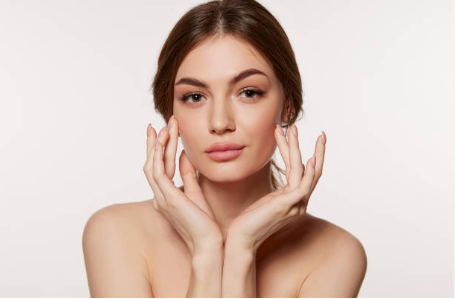
#> input picture face1.PNG, 455 x 299 px
$ python -i Face_detect.py   (imports and definitions only)
#> lines starting #> are read from the running program, lines starting #| are printed output that depends on the picture; after the words box and inside, x2 and y2 are one past the last pixel; in counts of white or black regions, pixels touching at a corner belong together
# Import required libraries
import tkinter as tk                        # Tkinter for GUI creation
from tkinter import filedialog              # Module for opening file dialog windows
import cv2                                  # OpenCV for computer vision and face detection
from PIL import Image, ImageTk              # Pillow for converting images to a format Tkinter can display

# Define the function to select an image and perform face detection
def select_image():
    # Opens a file selection dialog and returns the selected file's path as a string
    path = filedialog.askopenfilename()
#> the answer given: face1.PNG

    # Check if the user selected a file (if a file is selected, the path is not an empty string)
    if len(path) > 0:
        # Read the image file from the given path using OpenCV
        image = cv2.imread(path)
#> image is the input picture: shape (299, 455, 3); mean B, G, R 187, 196, 215.9

        # Convert the image from BGR (OpenCV's default) to grayscale for the face detection process
        gray = cv2.cvtColor(image, cv2.COLOR_BGR2GRAY)
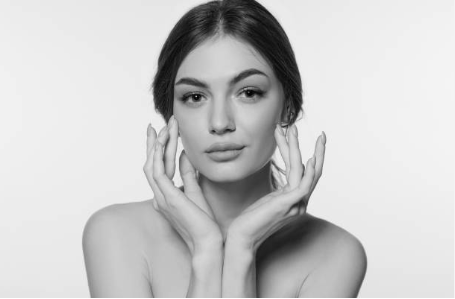
#> gray: shape (299, 455); min 2, max 255, mean 201

        # Load a pre-trained Haar cascade classifier for frontal face detection
        # The 'haarcascade_frontalface_default.xml' file should be located in the same directory
        face_cascade = cv2.CascadeClassifier("haarcascade_frontalface_default.xml")

        # Use the detectMultiScale method to find faces in the grayscale image
        # scaleFactor controls the image size reduction at each image scale
        # minNeighbors defines how many neighbors each candidate rectangle should have to retain it
        faces = face_cascade.detectMultiScale(gray, scaleFactor=1.1, minNeighbors=5)
#> faces = [[153, 40, 138, 138]]

        # Draw rectangles around detected faces on the original (colored) image
        for (x, y, w, h) in faces:
            cv2.rectangle(image, (x, y), (x + w, y + h), (0, 255, 0), 2)  # Green rectangle with thickness of 2
#> this loop made 1 pass
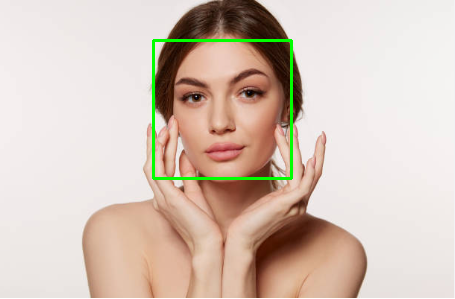
#> image: shape (299, 455, 3); 1.21% of pixels changed, all inside (x1, y1, x2, y2) = (152, 39, 293, 180)

        # Convert the image from BGR to RGB format because Pillow expects images in RGB order
        image = cv2.cvtColor(image, cv2.COLOR_BGR2RGB)

        # Convert the NumPy array image into a PIL Image object
        image_pil = Image.fromarray(image)

        # Convert the PIL image into an ImageTk object to display in Tkinter
        image_tk = ImageTk.PhotoImage(image_pil)

        # Update the panel label to show the resulting image with detected faces
#> (the run stopped early here; a loop or call above may not have finished)

$ run again, with face3.PNG copied over face1.PNG
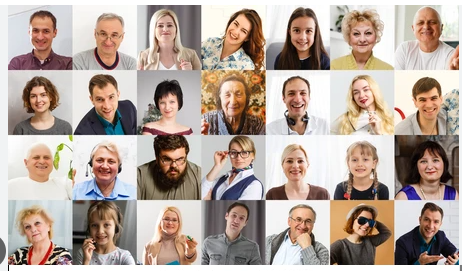
#> input picture face3.PNG, 462 x 271 px
#> in select_image, image is the input picture: shape (271, 462, 3); mean B, G, R 156.5, 166.4, 182.4
#> in select_image, `gray = cv2.cvtColor(image, cv2.COLOR_BGR2GRAY)`:
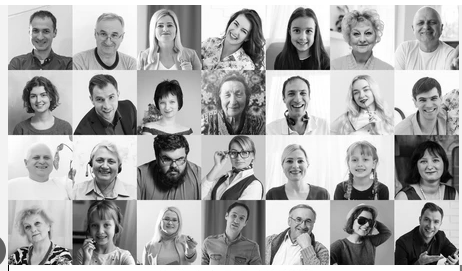
#> gray: shape (271, 462); min 0, max 255, mean 170
#> faces = 22 rows, first 6: [413, 12, 28, 28], [150, 14, 29, 29], [25, 20, 31, 31], [282, 81, 30, 30], [25, 85, 28, 28], [155, 92, 26, 26]
#> the loop in select_image, `for (x, y, w, h) in faces:` made 22 passes
#> after the loop in select_image, `for (x, y, w, h) in faces:`:
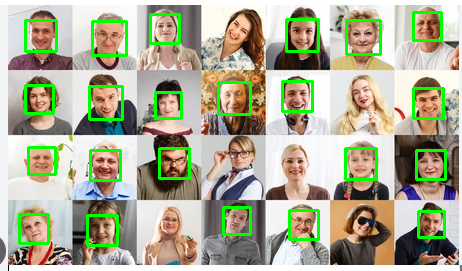
#> image: shape (271, 462, 3); 6.21% of pixels changed, all inside (x1, y1, x2, y2) = (18, 11, 447, 247)
